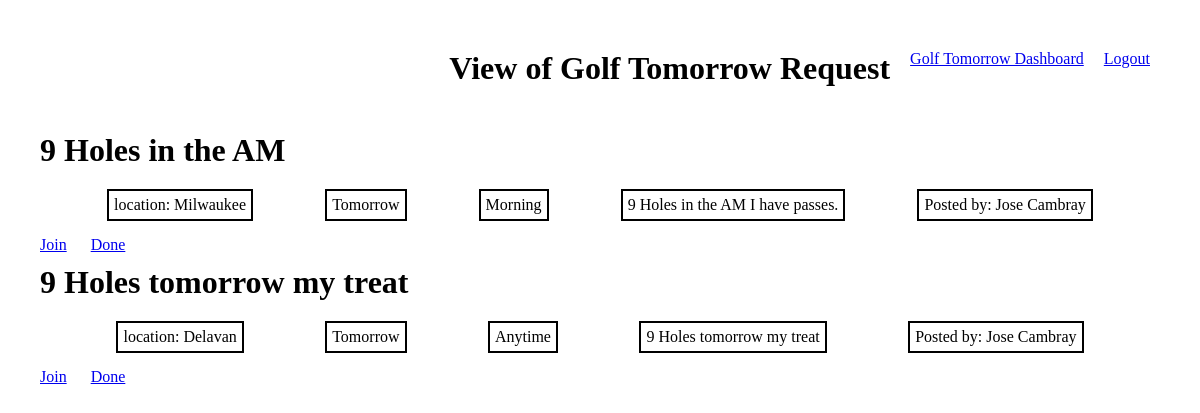
The app's page /view/7 (signed in) with its own data.
### golf_app/models.py (models this page shows)
class Golf(models.Model):
    golf_title = models.CharField(max_length=50)
    location = models.CharField(max_length=50)
    date = models.CharField(max_length=50)
    time = models.CharField(max_length=50)
    description = models.TextField()
    created_date = models.DateTimeField(auto_now_add=True)
    updated_date = models.DateTimeField(auto_now=True)
    my_golf_group = models.BooleanField(default=False)
    assigned_golfer = models.CharField(max_length=50)
    User = models.ForeignKey(User, related_name='all_golf_by_user', on_delete=models.CASCADE, null=True, blank=True)
    objects = GolfManager()

### golf_app/views.py (the view)
# urls.py: path('view/<int:golf_id>', views.view_golf),
def view_golf(request, golf_id):
    if 'user' not in request.session:
        return redirect('/')
    context = {
        'all_golf_by_user': Golf.objects.all(),
    }
    return render(request, 'view_golf.html', context)

### golf_app/templates/view_golf.html (shortened to what this page needs)
<!DOCTYPE html>
<html lang="en">
<head>
    {% load static %}
    <link rel="stylesheet" href="{% static 'style.css' %}">
</head>
<body>
    <div class="container">
        <div class="nav">
            <h1>View of Golf Tomorrow Request</h1>
            <a href="/dashboard">Golf Tomorrow Dashboard</a>  <a href="/logout">Logout</a>
        </div>
    </div>
    <div class="view_golf_tomorrow_request">
        {% for golf in all_golf_by_user %}
        <h1>{{golf.golf_title}}</h1>
        <ul style="list-style-type: none">
            <li>location: {{golf.location}}</li>
            <li>{{golf.date}}</li>
            <li>{{golf.time}}</li>
            <li>{{golf.description}}</li>
            <li>Posted by: {{ golf.first_name }}{{request.session.user}} {{ golf.last_name }}{{request.session.user_last_name }}</li>
        </ul>
        <a href="/dashboard/add_to_my_golf/{{ golf.id }}">Join</a> <a href="/dashboard/done/{{ golf.id }}" role="button" class="cancel_button">Done</a></td>
        {% endfor %}
    </div>
</body>
</html>

### golf_app/static/css/style.css (style rules this page uses)
* { margin: 5px; padding: 5px; }
.body, li { border: 2px solid black; }
ul { display: flex; justify-content: space-evenly; list-style: none; }
.nav { display: flex; justify-content: flex-end; }

### records on screen
Golf: golf_title "9 Holes in the AM", location "Milwaukee", date "Tomorrow", time "Morning", description "9 Holes in the AM I have passes.", session.user "Jose", session.user_last_name "Cambray"
Golf: golf_title "9 Holes tomorrow my treat", location "Delavan", date "Tomorrow", time "Anytime", description "9 Holes tomorrow my treat", session.user "Jose", session.user_last_name "Cambray"
